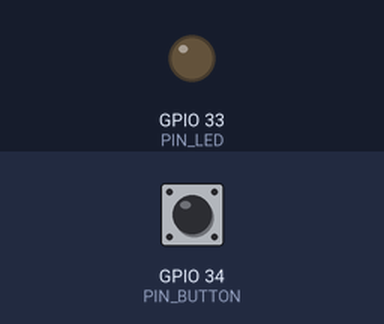
Bench run of a sketch on a simulated ESP32. Parts: output pins drawn as LEDs (lit = HIGH). Inputs (shaded band) come from the test bench; at power-on: GPIO 34 (PIN_BUTTON) LOW.

Above: at 1.2 s.
1.3 s: GPIO 34 (PIN_BUTTON) pulled HIGH for 0.15 s
At 1.4 s:
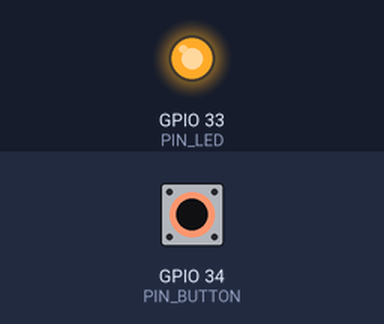
3.0 s: GPIO 34 (PIN_BUTTON) pulled HIGH for 3.2 s
At 7.5 s:
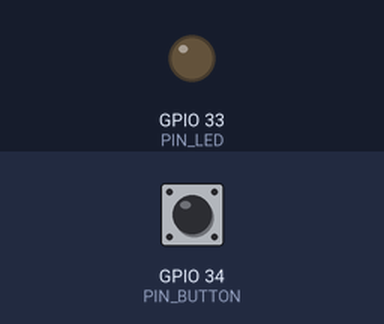
Timing chart, 0 to 9.0 s (numbered marks = the images above; inputs shaded):
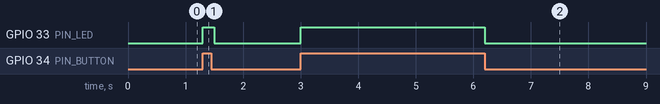

Measured:
- after the input at 1.3 s, GPIO 33 (PIN_LED): LOW → HIGH at once, → LOW 0.20 s later
- after the input at 3.0 s, GPIO 33 (PIN_LED): LOW → HIGH at once, → LOW 3.2 s later

The sketch:

butonled.ino
```cpp
#define PIN_LED 33 //Pin para el led
#define PIN_BUTTON 34 //Pin donde colocamos el botón

void setup() {

  pinMode(PIN_LED,OUTPUT);
  pinMode(PIN_BUTTON,INPUT); //denotamos como entrada al botón

}

void loop() {
  bool button_status = digitalRead(PIN_BUTTON);// booleano para saber el estado del botón
  if (button_status){
    digitalWrite(PIN_LED,HIGH); // si el botón está presente, el led se prende
  }
  else{
    digitalWrite(PIN_LED,LOW); // si no se lee el botón, se apaga el led
  }
  delay(100);
}
```
